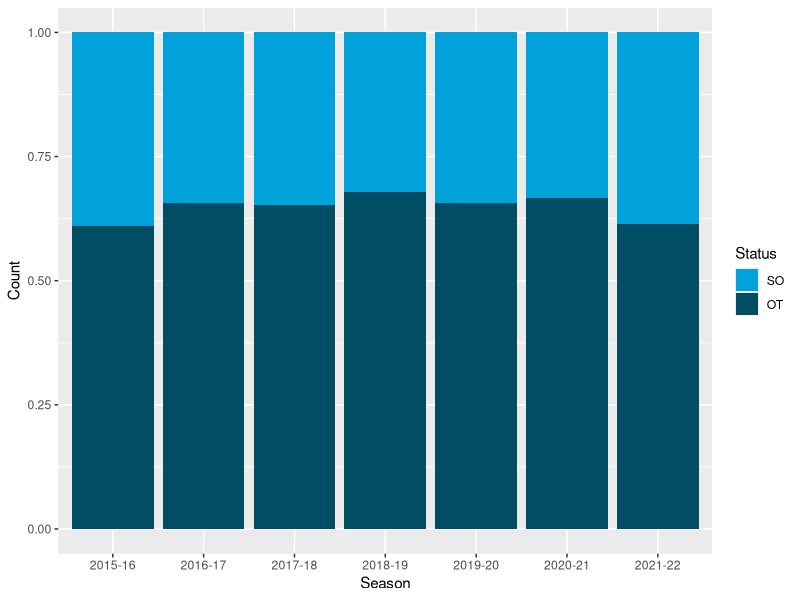
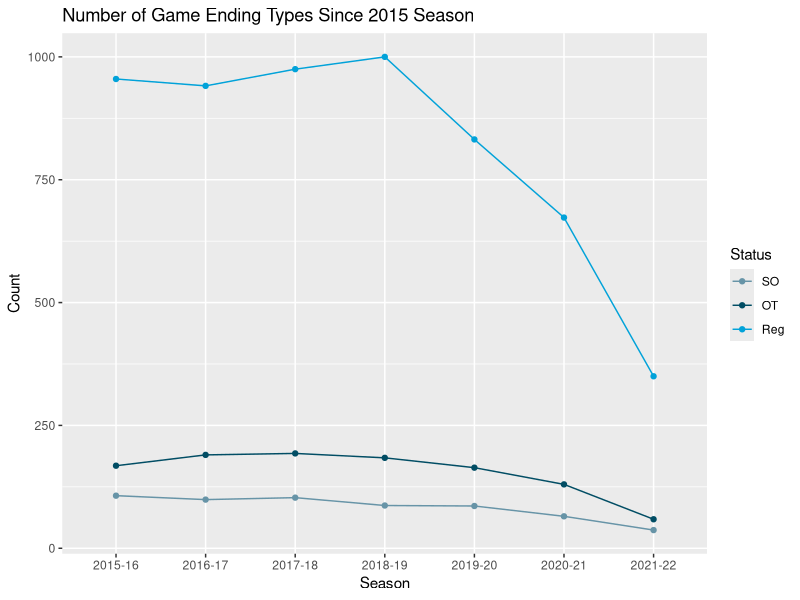
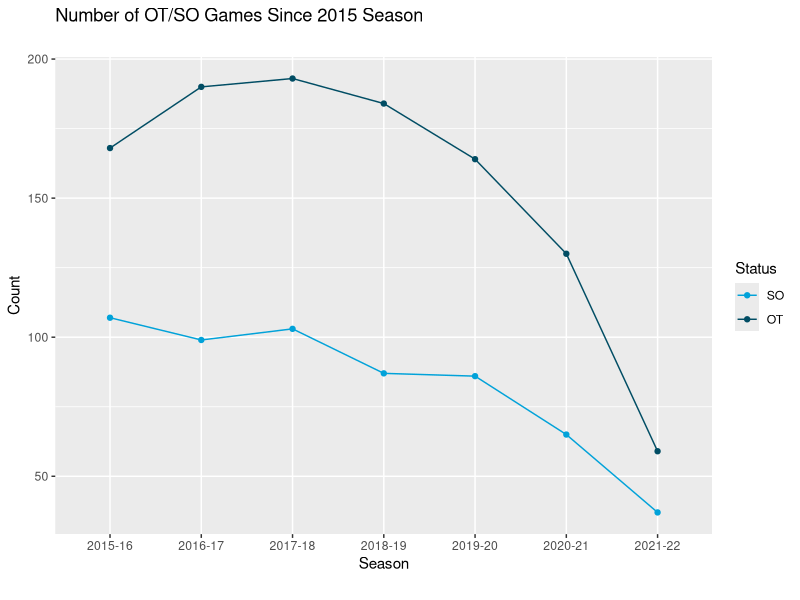
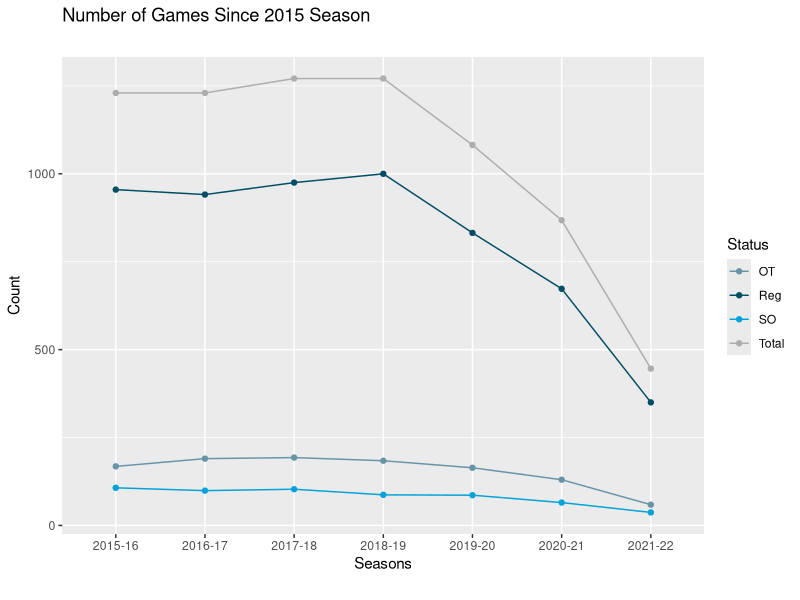
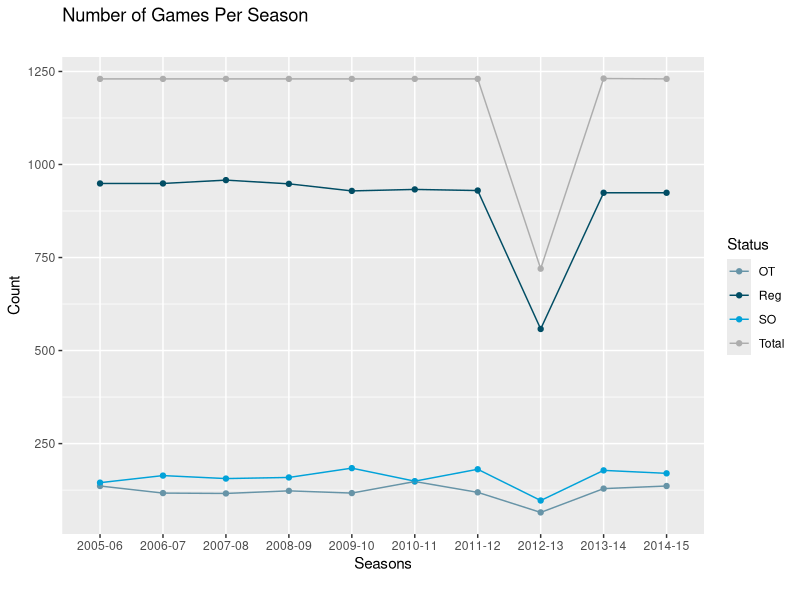

Source code (R) for these figures, in order:
library(tidyverse)
library(lubridate)
library(ggthemes)



# Import data
# Thanks https://www.hockey-reference.com/ for the data.
# Change your working directory

all_game_results <- read_csv('all_nhl_game_results.csv') 
all_game_results_05_15 <- read_csv('game_results_05-15.csv')

all_game_results <- all_game_results %>% as_tibble()
all_game_results_05_15 <- all_game_results_05_15 %>% as_tibble()

# Rename some columns
all_game_results <- all_game_results %>% 
  rename('Goals_Away' = 'G...3',
         'Goals_Home' = 'G...5' ,
         'Status' = '...6')

all_game_results_05_15 <- all_game_results_05_15 %>% 
  rename('Goals_Away' = 'G...3',
         'Goals_Home' = 'G...5',
         'Status' = '...6')

all_game_results$Date <- ymd(all_game_results$Date)

all_game_results_05_15$Date <- ymd(all_game_results_05_15$Date)



all_game_results <-  all_game_results %>% 
  mutate(Season = 
           case_when(
             Date %within% interval(start = ymd('2021-10-12'), end = ymd('2021-12-15')) ~ '2021-22',
             Date %within% interval(ymd('2021-01-13'), ymd('2021-05-19')) ~ '2020-21',
             Date %within% interval(ymd('2019-10-02'), ymd('2020-03-11')) ~ '2019-20',
             Date %within% interval(ymd('2018-10-03'), ymd('2019-04-06')) ~ '2018-19',
             Date %within% interval(ymd('2017-10-04'), ymd('2018-04-08')) ~ '2017-18',
             Date %within% interval(ymd('2016-10-12'), ymd('2017-04-09')) ~ '2016-17',
             Date %within% interval(ymd('2015-10-07'), ymd('2016-04-10')) ~ '2015-16'
             )
          )

all_game_results_05_15 <- 
all_game_results_05_15 %>% 
  mutate(Season = 
           case_when(
             Date %within% interval(ymd('2005-10-05'), ymd('2006-04-18')) ~ '2005-06',
             Date %within% interval(ymd('2006-10-04'), ymd('2007-04-08')) ~ '2006-07',
             Date %within% interval(ymd('2007-09-29'), ymd('2008-04-06')) ~ '2007-08',
             Date %within% interval(ymd('2008-10-04'), ymd('2009-04-12')) ~ '2008-09',
             Date %within% interval(ymd('2009-10-01'), ymd('2010-04-11')) ~ '2009-10',
             Date %within% interval(ymd('2010-10-07'), ymd('2011-04-10')) ~ '2010-11',
             Date %within% interval(ymd('2011-10-06'), ymd('2012-04-07')) ~ '2011-12',
             Date %within% interval(ymd('2013-01-19'), ymd('2013-04-28')) ~ '2012-13',
             Date %within% interval(ymd('2013-10-01'), ymd('2014-04-13')) ~ '2013-14',
             Date %within% interval(ymd('2014-10-08'), ymd('2015-04-11')) ~ '2014-15'
             )
         )

# Total number of OT / SO since star of 2015 season.
table(all_game_results$Status)

table(all_game_results_05_15$Status)


game_ends <- 
all_game_results %>% 
  group_by(Season, Status) %>% 
  summarize(Count = n()) %>% 
  as_tibble()


game_ends_05_15 <- 
  all_game_results_05_15 %>% 
  group_by(Season, Status) %>% 
  summarize(Count = n()) %>% 
  as_tibble()

game_ends$Status <- 
  game_ends$Status %>% 
  replace_na('Reg')

game_ends_05_15$Status <- 
  game_ends_05_15$Status %>% 
  replace_na('Reg')

knitr::kable(game_ends_05_15)
knitr::kable(game_ends)


games_ends_wider <- pivot_wider(game_ends, names_from = Season, values_from = Count) %>% as_tibble()

game_ends_05_15_wider <- pivot_wider(game_ends_05_15, names_from = Season, values_from = Count) %>% as_tibble()

season_sums <- 
games_ends_wider %>% 
  summarise(across(where(is.numeric), ~ sum(.x, na.rm = TRUE)))

season_sums <- 
season_sums %>% mutate(Status = 'Total', .before  = '2015-16') 

season_sums <- 
rbind(games_ends_wider, season_sums)

season_sums_longer <- season_sums %>% pivot_longer(!Status,
                                                   names_to = 'Seasons',
                                                   values_to = 'Count')

season_sums_longer <- season_sums_longer %>% arrange(Seasons) %>% relocate(Seasons)


season_sums_05_15 <- 
  game_ends_05_15_wider %>% 
  summarize(across(where(is.numeric), ~sum(.x, na.rm = TRUE)))

season_sums_05_15 <- 
  season_sums_05_15 %>%  mutate(Status = 'Total', .before = '2005-06')

season_sums_05_15 <- 
  rbind(game_ends_05_15_wider, season_sums_05_15)

season_sums_05_15_longer <- season_sums_05_15 %>% pivot_longer(!Status,
                                                           names_to = 'Seasons',
                                                           values_to =  'Count')
season_sums_05_15_longer <- season_sums_05_15_longer %>% arrange(Seasons) %>% relocate(Seasons)


games_played_by_season <- 
  game_ends %>% 
  group_by(Season) %>% 
  summarise(Total = sum(Count))


games_played_by_season_05_15 <- 
  game_ends_05_15 %>% 
  group_by(Season) %>% 
  summarise(Total = sum(Count))


knitr::kable(game_ends_05_15_wider)
knitr::kable(games_ends_wider)

knitr::kable(games_played_by_season_05_15)
knitr::kable(games_played_by_season)





# Start plotting ---------------------------------------------------------------
# Orders least to greatest of importance
status_order <- factor(c('SO', 'OT', 'Reg'))
status_order <- ordered(game_ends$Status, levels = status_order)
game_ends$Status <- status_order

status_order_05_15 <- factor(c('SO', 'OT', 'Reg'))
status_order_05_15 <-ordered(game_ends_05_15$Status, levels = status_order_05_15)
game_ends_05_15$Status <- status_order_05_15



# Bar Charts-------------------------------------------------------------------

# All game ending typed included
# Stacked bar chart


# ggplot(game_ends, aes(fill = Status,
#                       x = Season,
#                       y = Count)) +
#   geom_bar(position = 'dodge',
#            stat = 'identity')
# 
# ggplot(game_ends, aes(fill = Status,
#                       x = Season,
#                       y = Count)) +
#   geom_bar(position = 'stack',
#            stat = 'identity') +
#   labs(title = 'Games by Ending Status per Season',
#        subtitle = '') + 
#   scale_color_economist()



# Grouped bar chart


# ggplot(game_ends, aes(fill = Status,
#                       x = Season,
#                       y = Count)) +
#   geom_bar(position = 'fill',
#            stat = 'identity') + 
#   scale_fill_economist()



game_ends_05_15_percents <- 
  game_ends_05_15 %>% 
  group_by(Season) %>% 
  mutate(pct = prop.table(Count) * 100) %>% 
  ggplot() + aes(Season, pct, fill = Status) +
  geom_bar(stat = 'identity') +
  geom_text(aes(label = paste0(sprintf('%1.1f', pct), '%')),
            position = position_stack(vjust = 0.5)) +
  scale_fill_economist() +
  theme_bw() +
  labs(
    title = 'Game Endings by Percent',
    subtitle = 'Shoot out added'
  )

game_ends_percents <- 
  game_ends %>% 
  group_by(Season) %>% 
  mutate(pct = prop.table(Count) * 100) %>% 
  ggplot() + aes(Season, pct, fill = Status) +
  geom_bar(stat = 'identity') +
  geom_text(aes(label = paste0(sprintf('%1.1f', pct), '%')),
            position = position_stack(vjust = 0.5)) +
  scale_fill_economist() + 
  theme_bw() + 
  labs(
    title = 'Game Endings by Percent',
    subtitle = '3v3 Style OT'
  )
  
# Filter out Regulation Games --------------------------------------------------
ot_so_by_season <- 
game_ends %>% filter(Status %in% c('OT', 'SO'))

# Grouped bar chart

# ggplot(ot_so_by_season,  aes(fill = Status, 
#                              x = Season,
#                              y = Count)) +
#   geom_bar(position = 'dodge',
#            stat = 'identity') + 
#   scale_fill_economist()


# Stacked bar chart

ggplot(ot_so_by_season,  aes(fill = Status, 
                             x = Season,
                             y = Count)) +
  geom_bar(position = 'fill',
           stat = 'identity') + 
  scale_fill_economist()


# Line graphs ------------------------------------------------------------------

game_ends %>% 
  ggplot(aes(x = Season,
             y = Count,
             color = Status,
             group = Status
  )) +
  geom_point() +
  geom_line() +
  scale_color_economist() +
  labs(
    titles = 'Number of Game Ending Types Since 2015 Season'
  )
  


ot_so_by_season %>% 
  ggplot(aes(x = Season,
             y = Count,
             color = Status,
             group = Status
             )) +
    geom_point() +
    geom_line() + 
    scale_color_economist() +
    labs(
      title = 'Number of OT/SO Games Since 2015 Season',
      subtitle = '',
      caption = ''
    )
    
season_sums_longer %>% 
  ggplot(aes(x = Seasons,
             y = Count,
             color = Status,
             group = Status
  )) +
  geom_point() +
  geom_line() + 
  scale_color_economist() +
  labs(
    title = 'Number of Games Since 2015 Season',
    subtitle = '',
    caption = ''
  )

season_sums_05_15_longer %>%            
ggplot(aes(x = Seasons,
           y = Count,
           color = Status,
           group = Status
)) +
  geom_point() +
  geom_line() + 
  scale_color_economist() +
  labs(
    title = 'Number of Games Per Season',
    subtitle = '',
    caption = ''
  )





